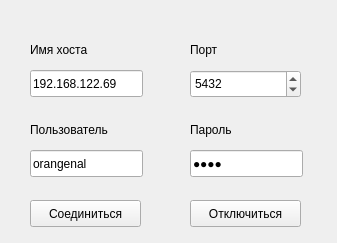
<?xml version="1.0" encoding="UTF-8"?>
<ui version="4.0">
 <class>Authorization</class>
 <widget class="QWidget" name="Authorization">
  <property name="geometry">
   <rect>
    <x>0</x>
    <y>0</y>
    <width>337</width>
    <height>243</height>
   </rect>
  </property>
  <property name="windowTitle">
   <string>Авторизация</string>
  </property>
  <widget class="QLabel" name="label">
   <property name="geometry">
    <rect>
     <x>30</x>
     <y>40</y>
     <width>91</width>
     <height>19</height>
    </rect>
   </property>
   <property name="text">
    <string>Имя хоста</string>
   </property>
  </widget>
  <widget class="QLineEdit" name="editHost">
   <property name="geometry">
    <rect>
     <x>30</x>
     <y>70</y>
     <width>113</width>
     <height>27</height>
    </rect>
   </property>
   <property name="text">
    <string>192.168.122.69</string>
   </property>
  </widget>
  <widget class="QLineEdit" name="editUser">
   <property name="geometry">
    <rect>
     <x>30</x>
     <y>150</y>
     <width>113</width>
     <height>27</height>
    </rect>
   </property>
   <property name="text">
    <string>orangenal</string>
   </property>
  </widget>
  <widget class="QLabel" name="label_2">
   <property name="geometry">
    <rect>
     <x>30</x>
     <y>120</y>
     <width>111</width>
     <height>19</height>
    </rect>
   </property>
   <property name="text">
    <string>Пользователь</string>
   </property>
  </widget>
  <widget class="QLineEdit" name="editPassword">
   <property name="geometry">
    <rect>
     <x>190</x>
     <y>150</y>
     <width>113</width>
     <height>27</height>
    </rect>
   </property>
   <property name="text">
    <string>1488</string>
   </property>
   <property name="echoMode">
    <enum>QLineEdit::Password</enum>
   </property>
  </widget>
  <widget class="QLabel" name="label_3">
   <property name="geometry">
    <rect>
     <x>190</x>
     <y>120</y>
     <width>91</width>
     <height>19</height>
    </rect>
   </property>
   <property name="text">
    <string>Пароль</string>
   </property>
  </widget>
  <widget class="QLabel" name="label_4">
   <property name="geometry">
    <rect>
     <x>190</x>
     <y>40</y>
     <width>91</width>
     <height>19</height>
    </rect>
   </property>
   <property name="text">
    <string>Порт</string>
   </property>
  </widget>
  <widget class="QSpinBox" name="editPort">
   <property name="geometry">
    <rect>
     <x>190</x>
     <y>70</y>
     <width>111</width>
     <height>28</height>
    </rect>
   </property>
   <property name="maximum">
    <number>10000</number>
   </property>
   <property name="value">
    <number>5432</number>
   </property>
  </widget>
  <widget class="QPushButton" name="connectButton">
   <property name="geometry">
    <rect>
     <x>30</x>
     <y>200</y>
     <width>111</width>
     <height>27</height>
    </rect>
   </property>
   <property name="text">
    <string>Соединиться</string>
   </property>
  </widget>
  <widget class="QPushButton" name="disconnectButton">
   <property name="geometry">
    <rect>
     <x>190</x>
     <y>200</y>
     <width>111</width>
     <height>27</height>
    </rect>
   </property>
   <property name="text">
    <string>Отключиться</string>
   </property>
  </widget>
 </widget>
 <resources/>
 <connections/>
</ui>
